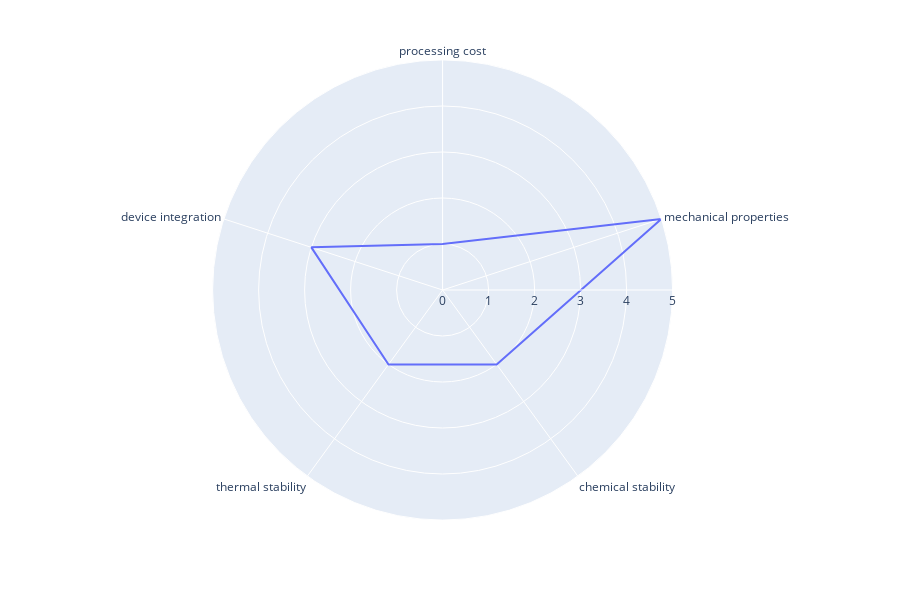

Write notebook code for a chart like this one.
### Markdown cell above
<p>A <a href="https://en.wikipedia.org/wiki/Radar_chart">Radar Chart</a> (also known as a spider plot or star plot) displays multivariate data in the form of a two-dimensional chart of quantitative variables represented on axes originating from the center. The relative position and angle of the axes is typically uninformative.  It is equivalent to a <a href="../parallel-coordinates-plot/">parallel coordinates plot</a> with the axes arranged radially.</p>
<p>For a Radar Chart, use a <a href="../polar-chart/">polar chart</a> with categorical angular variables, with <code>px.line_polar</code> for data available as a tidy pandas DataFrame, or with <code>go.Scatterpolar</code> in the general case. See more examples of <a href="../polar-chart/">polar charts here</a>.</p>
<h4 id="Radar-Chart-with-plotly-express">Radar Chart with plotly express<a class="anchor-link" href="#Radar-Chart-with-plotly-express">¶</a></h4><p>Use <code>line_close=True</code> for closed lines.</p>

### Code cell
import plotly.express as px
import pandas as pd
df = pd.DataFrame(dict(
    r=[1, 5, 2, 2, 3],
    theta=['processing cost','mechanical properties','chemical stability', 
           'thermal stability', 'device integration']))
fig = px.line_polar(df, r='r', theta='theta', line_close=True)
fig.show()

### Figure 1 — Plotly figure (JSON) as saved in the notebook; plotly's stock layout.template omitted (floating-point values rounded to 4 significant figures)
{"data": [{"hoverlabel": {"namelength": 0}, "hovertemplate": "r=%{r}<br>theta=%{theta}", "legendgroup": "", "line": {"color": "#636efa", "dash": "solid"}, "mode": "lines", "name": "", "r": [1, 5, 2, 2, 3, 1], "showlegend": false, "subplot": "polar", "theta": ["processing cost", "mechanical properties", "chemical stability", "thermal stability", "device integration", "processing cost"], "type": "scatterpolar"}], "layout": {"height": 600, "legend": {"tracegroupgap": 0}, "margin": {"t": 60}, "polar": {"angularaxis": {"direction": "clockwise", "rotation": 90}, "domain": {"x": [0, 0.98], "y": [0, 1]}}}}
